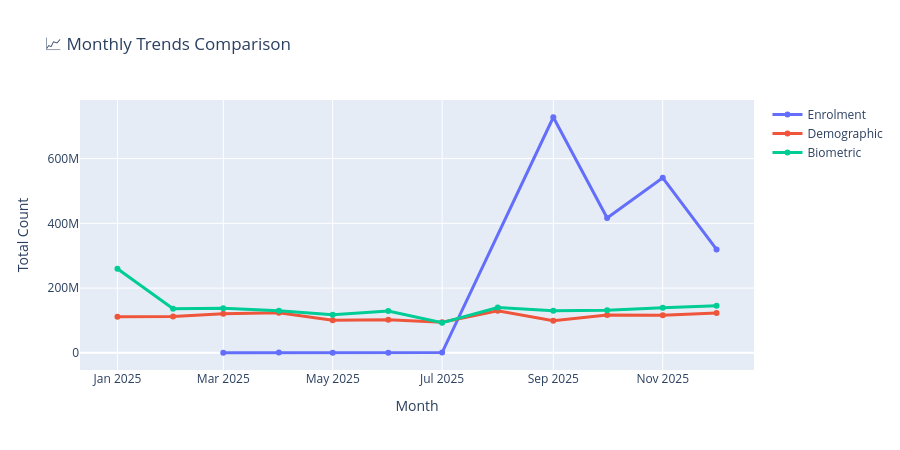

Source (notebook cell):
### Code cell
# Interactive line chart
fig = go.Figure()

fig.add_trace(go.Scatter(
    x=list(enrolment_monthly.index), y=enrolment_monthly.values,
    mode='lines+markers', name='Enrolment', line=dict(width=3)
))
fig.add_trace(go.Scatter(
    x=list(demographic_monthly.index), y=demographic_monthly.values,
    mode='lines+markers', name='Demographic', line=dict(width=3)
))
fig.add_trace(go.Scatter(
    x=list(biometric_monthly.index), y=biometric_monthly.values,
    mode='lines+markers', name='Biometric', line=dict(width=3)
))

fig.update_layout(
    title='📈 Monthly Trends Comparison',
    xaxis_title='Month',
    yaxis_title='Total Count',
    height=450,
    hovermode='x unified'
)
fig.show()

### Figure 1 — Plotly figure (JSON) as saved in the notebook; plotly's stock layout.template omitted (floating-point values rounded to 4 significant figures)
{"data": [{"line": {"width": 3}, "mode": "lines+markers", "name": "Enrolment", "type": "scatter", "x": ["2025-03", "2025-04", "2025-05", "2025-06", "2025-07", "2025-09", "2025-10", "2025-11", "2025-12"], "y": [341959, 1004943, 625890, 581655, 836568, 727644476, 416320777, 540764662, 319501655]}, {"line": {"width": 3}, "mode": "lines+markers", "name": "Demographic", "type": "scatter", "x": ["2025-01", "2025-02", "2025-03", "2025-04", "2025-05", "2025-06", "2025-07", "2025-08", "2025-09", "2025-10", "2025-11", "2025-12", "NaT"], "y": [111311174, 112086144, 120457923, 123652960, 100449114, 102257375, 94379604, 130064811, 99163106, 117142516, 116294681, 123020310, 10314070]}, {"line": {"width": 3}, "mode": "lines+markers", "name": "Biometric", "type": "scatter", "x": ["2025-01", "2025-02", "2025-03", "2025-04", "2025-05", "2025-06", "2025-07", "2025-08", "2025-09", "2025-10", "2025-11", "2025-12", "NaT"], "y": [260035278, 136180545, 138067359, 129925736, 117754418, 129234143, 93208534, 140076125, 130384250, 131784132, 138931750, 145339156, 12044580]}], "layout": {"height": 450, "hovermode": "x unified", "title": {"text": "📈 Monthly Trends Comparison"}, "xaxis": {"title": {"text": "Month"}}, "yaxis": {"title": {"text": "Total Count"}}}}
